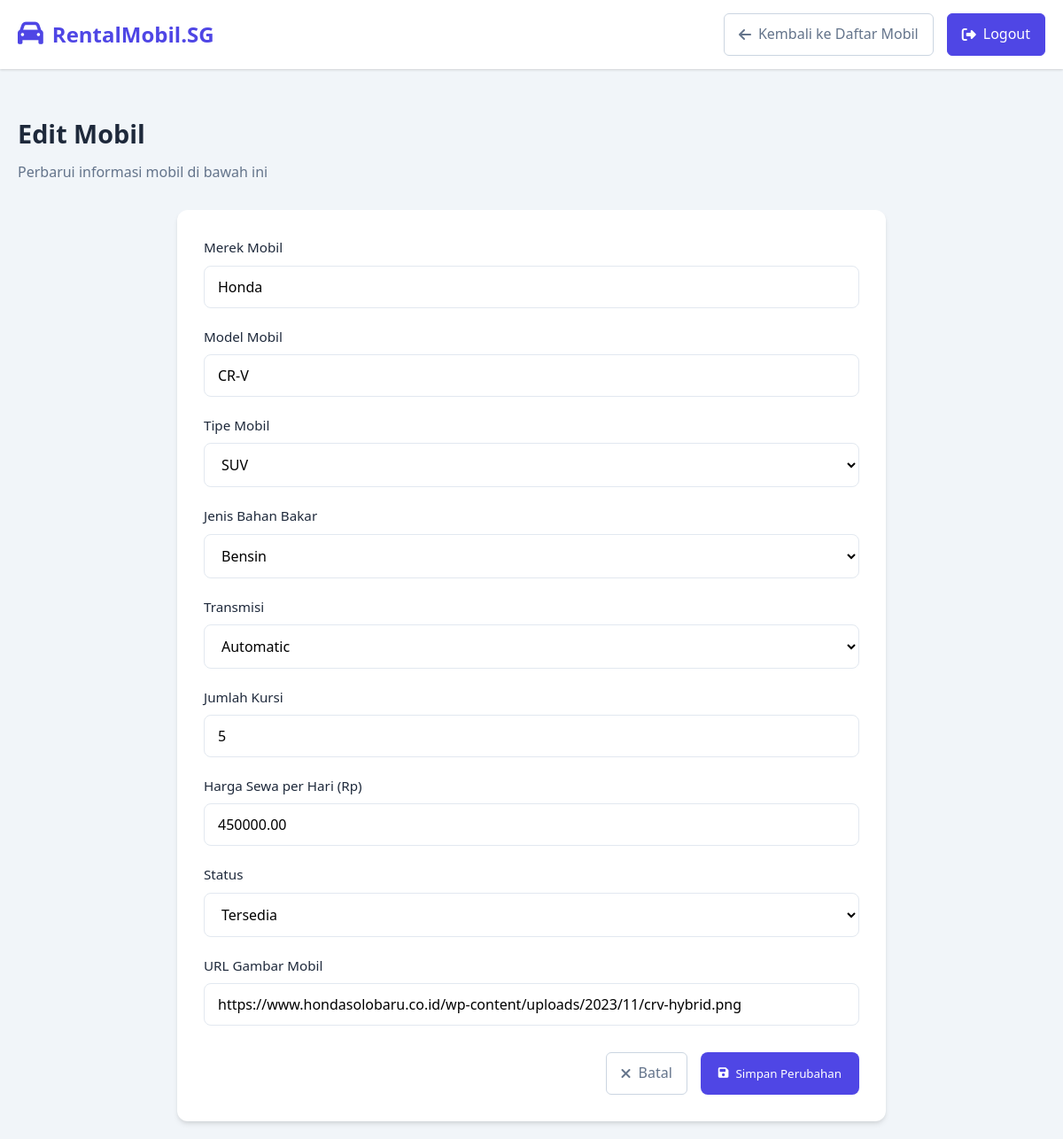
Page /edit_mobil.php?id=109 (signed in) on the committed database.
### tables this page shows
CREATE TABLE `mobil` (
  `id` int(11) NOT NULL,
  `brand` varchar(50) NOT NULL,
  `model` varchar(50) NOT NULL,
  `price_per_day` decimal(10,2) NOT NULL,
  `status` enum('available','rented','booked') DEFAULT 'available',
  `image` varchar(255) DEFAULT NULL,
  `created_at` timestamp NOT NULL DEFAULT current_timestamp(),
  `fuel_type` varchar(20) DEFAULT 'Bensin',
  `transmission` varchar(20) DEFAULT 'Automatic',
  `seats` int(11) NOT NULL DEFAULT 5,
  `type` varchar(50) NOT NULL
);

### edit_mobil.php (the view, shortened to what this page needs)
<?php
$db = new Database();
$conn = $db->connect();
$mobil = null;
if (isset($_GET['id'])) {
    $id = $_GET['id'];
    $stmt = $conn->prepare("SELECT * FROM mobil WHERE id = ?");
    $stmt->execute([$id]);
    $mobil = $stmt->fetch(PDO::FETCH_ASSOC);
} else {
    header("Location: admin_mobil.php");
    exit();
}
?>
<!DOCTYPE html>
<html lang="id">
<head>
    <link rel="stylesheet" href="https://cdnjs.cloudflare.com/ajax/libs/font-awesome/6.4.0/css/all.min.css">
</head>
<body>
    <header>
        <div class="header-container">
            <div class="logo">
                <i class="fas fa-car"></i>
                <span>RentalMobil.SG</span>
            </div>
            <div class="header-actions">
                <a href="admin_mobil.php" class="btn btn-secondary">
                    <i class="fas fa-arrow-left"></i> Kembali ke Daftar Mobil
                </a>
                <a href="logout.php" class="btn btn-primary">
                    <i class="fas fa-sign-out-alt"></i> Logout
                </a>
            </div>
        </div>
    </header>
    <div class="container">
        <div class="page-title">
            <h1>Edit Mobil</h1>
            <p>Perbarui informasi mobil di bawah ini</p>
        </div>
        <div class="form-container">
            <form method="POST">
                <div class="form-group">
                    <label for="brand">Merek Mobil</label>
                    <input type="text" id="brand" name="brand" value="<?= htmlspecialchars($mobil['brand']) ?>" required>
                </div>
                <div class="form-group">
                    <label for="model">Model Mobil</label>
                    <input type="text" id="model" name="model" value="<?= htmlspecialchars($mobil['model']) ?>" required>
                </div>
                <div class="form-group">
                    <label for="type">Tipe Mobil</label>
                    <select id="type" name="type" required>
                        <option value="SUV" <?= $mobil['type'] === 'SUV' ? 'selected' : '' ?>>SUV</option>
                    </select>
                </div>
                <div class="form-group">
                    <label for="fuel_type">Jenis Bahan Bakar</label>
                    <select id="fuel_type" name="fuel_type" required>
                        <option value="Bensin" <?= $mobil['fuel_type'] === 'Bensin' ? 'selected' : '' ?>>Bensin</option>
                    </select>
                </div>
                <div class="form-group">
                    <label for="transmission">Transmisi</label>
                    <select id="transmission" name="transmission" required>
                        <option value="Automatic" <?= $mobil['transmission'] === 'Automatic' ? 'selected' : '' ?>>Automatic</option>
                    </select>
                </div>
                <div class="form-group">
                    <label for="seats">Jumlah Kursi</label>
                    <input type="number" id="seats" name="seats" min="2" max="10" value="<?= htmlspecialchars($mobil['seats']) ?>" required>
                </div>
                <div class="form-group">
                    <label for="price_per_day">Harga Sewa per Hari (Rp)</label>
                    <input type="number" id="price_per_day" name="price_per_day" min="100000" value="<?= htmlspecialchars($mobil['price_per_day']) ?>" required>
                </div>
                <div class="form-group">
                    <label for="status">Status</label>
                    <select id="status" name="status" required>
                        <option value="available" <?= ($mobil['status'] === 'available' || $mobil['status'] === 'tersedia') ? 'selected' : '' ?>>Tersedia</option>
                    </select>
                </div>
                <div class="form-group">
                    <label for="image">URL Gambar Mobil</label>
                    <input type="text" id="image" name="image" value="<?= htmlspecialchars($mobil['image']) ?>" required>
                </div>
                <div class="form-actions">
                    <a href="admin_mobil.php" class="btn btn-secondary">
                        <i class="fas fa-times"></i> Batal
                    </a>
                    <button type="submit" class="btn-rent">
                        <i class="fas fa-save"></i> Simpan Perubahan
                    </button>
                </div>
            </form>
        </div>
    </div>
</body>
</html>

### edit_mobil.php (style rules this page uses)
:root { --primary: #4f46e5; --primary-hover: #4338ca; --secondary: #64748b; --secondary-hover: #475569; --success: #10b981; --danger: #ef4444; --warning: #f59e0b; --dark: #1e293b; --light: #f8fafc; --gray: #94a3b8; --card-shadow: 0 4px 6px -1px rgba(0, 0, 0, 0.1), 0 2px 4px -1px rgba(0, 0, 0, 0.06); }
* { margin: 0; padding: 0; box-sizing: border-box; font-family: 'Segoe UI', Tahoma, Geneva, Verdana, sans-serif; }
body { background-color: #f1f5f9; color: var(--dark); line-height: 1.6; }
.container { max-width: 1200px; margin: 0 auto; padding: 20px; }
header { background: white; box-shadow: 0 1px 3px 0 rgba(0, 0, 0, 0.1), 0 1px 2px 0 rgba(0, 0, 0, 0.06); padding: 15px 0; margin-bottom: 30px; }
.header-container { display: flex; justify-content: space-between; align-items: center; max-width: 1200px; margin: 0 auto; padding: 0 20px; }
.logo { display: flex; align-items: center; gap: 10px; font-size: 1.5rem; font-weight: 700; color: var(--primary); }
.logo i { font-size: 1.8rem; }
.header-actions { display: flex; gap: 15px; }
.btn { display: inline-flex; align-items: center; gap: 8px; padding: 10px 16px; border-radius: 6px; font-weight: 500; text-decoration: none; transition: all 0.2s; cursor: pointer; }
.btn-primary { background-color: var(--primary); color: white; border: 1px solid var(--primary); }
.btn-secondary { background-color: white; color: var(--secondary); border: 1px solid #cbd5e1; }
.page-title { margin-bottom: 30px; }
.page-title h1 { font-size: 1.8rem; font-weight: 700; margin-bottom: 8px; color: var(--dark); }
.page-title p { color: var(--secondary); font-size: 1rem; }
.form-container { background: white; border-radius: 12px; padding: 30px; box-shadow: var(--card-shadow); max-width: 800px; margin: 0 auto; }
.form-group { margin-bottom: 20px; }
.form-group label { display: block; margin-bottom: 8px; font-weight: 500; color: var(--dark); font-size: 0.95rem; }
.form-group input, .form-group select, .form-group textarea { width: 100%; padding: 12px 15px; border: 1px solid #e2e8f0; border-radius: 8px; font-size: 1rem; background: white; transition: border 0.2s; }
.form-actions { display: flex; justify-content: flex-end; gap: 15px; margin-top: 30px; }
.btn-rent { background-color: var(--primary); color: white; border: none; padding: 12px 20px; border-radius: 8px; font-weight: 500; cursor: pointer; transition: background-color 0.2s; display: inline-flex; align-items: center; gap: 8px; }

### rows in the picture
mobil: brand "Honda", model "CR-V", type "SUV", fuel_type "Bensin", transmission "Automatic", seats "5", price_per_day "450000.00", status "Tersedia", image "https://www.hondasolobaru.co.id/wp-content/uploads/2023/11/crv-hybrid.png"
